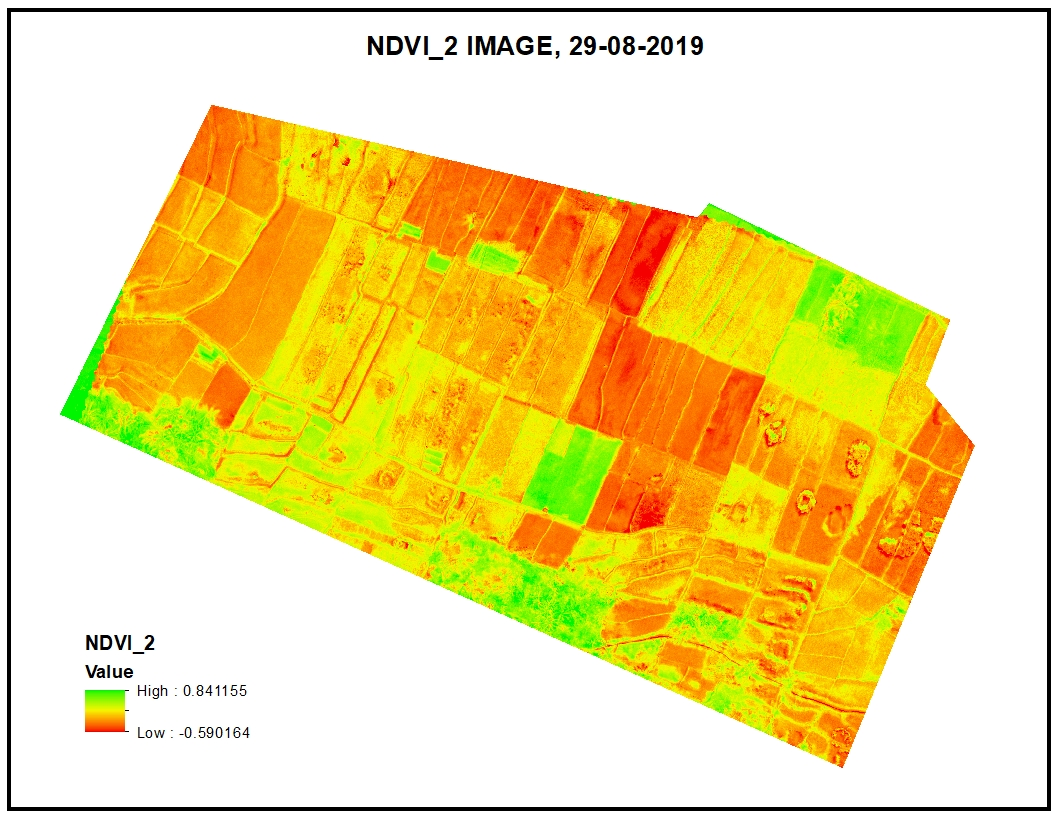
#> input picture data/NDVI_2.jpg, 1056 x 816 px
$ python find_contour.py -i ../data/NDVI_2.jpg   (older library calls are emulated)
#> lines starting #> are read from the running program, lines starting #| are printed output that depends on the picture; after the words box and inside, x2 and y2 are one past the last pixel; in counts of white or black regions, pixels touching at a corner belong together
# USAGE
# python find_contour.py -i ../data/NDVI_2.jpg

# change image to binary
# get contour
# find boundary - paddy field frame
# mask

# import packages
import numpy as np
import argparse
import cv2
import imutils

# references
# https://www.learnopencv.com/applications-of-foreground-background-separation-with-semantic-segmentation/
# https://www.codepasta.com/computer-vision/2016/11/06/background-segmentation-removal-with-opencv.html


def detect_edge(channel):
	sobelX = cv2.Sobel(channel, cv2.CV_64F, dx=1, dy=0)
	sobelY = cv2.Sobel(channel, cv2.CV_64F, dx=0, dy=1)

	sobelX = cv2.convertScaleAbs(sobelX)
	sobelY = cv2.convertScaleAbs(sobelY)

	sobel = cv2.addWeighted(sobelX, 0.5, sobelY, 0.5, 0)
	return sobel

# construct argument parse and parse command line
ap =  argparse.ArgumentParser()
ap.add_argument("-i", "--image", required=True, help="Path to the image")
args = vars(ap.parse_args())

# load image and convert to grayscale
image = cv2.imread(args["image"])
#> image is the input picture: shape (816, 1056, 3); mean B, G, R 147.2, 220.9, 240.1
gray = cv2.cvtColor(image, cv2.COLOR_BGR2GRAY)

blurred = cv2.GaussianBlur(gray, (9, 9), 0)
edgeImg = detect_edge(blurred)


# binary
(t, binary) = cv2.threshold(edgeImg, 20, 255, cv2.THRESH_BINARY_INV)
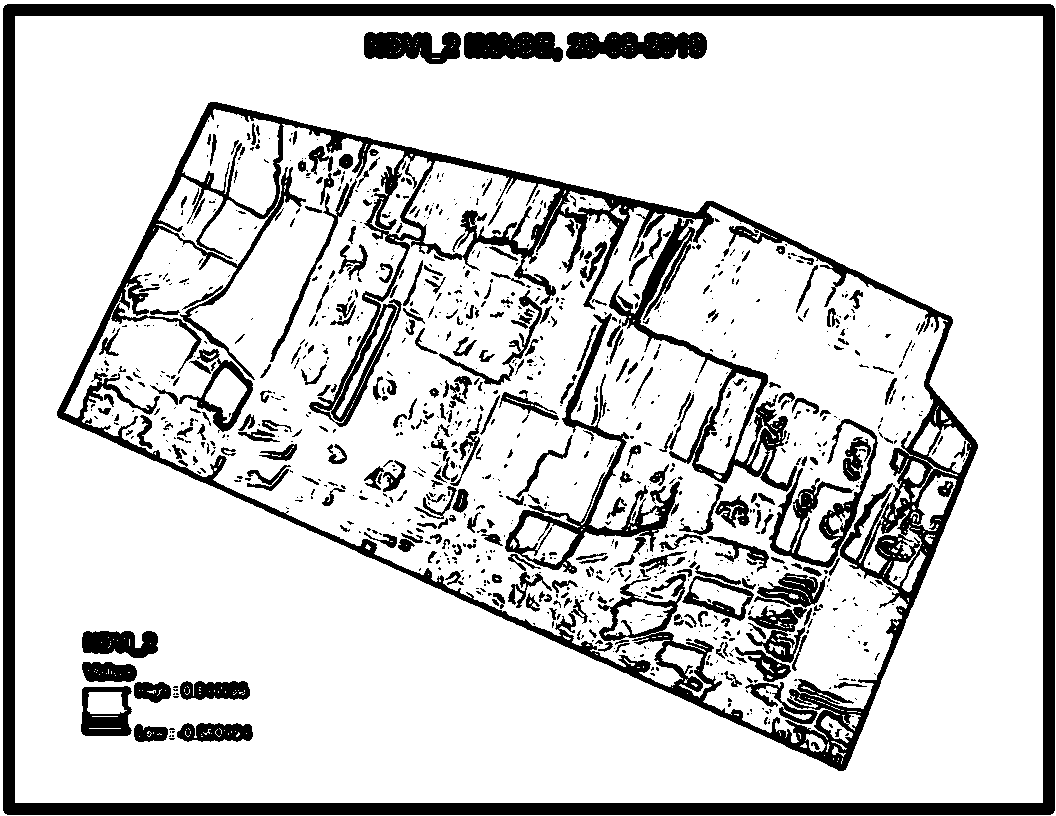
#> binary: shape (816, 1056); 81.9% white; 1103 black regions (764 under 20 px)
# cv2.imshow("Binary", binary)

# dilate
dilated = binary.copy()
for i in range(0, 3):
	cv2.dilate(dilated, None, iterations = i + 1)

# [8 lines of commented-out code are left out]

cnts = cv2.findContours(dilated, cv2.RETR_LIST, cv2.CHAIN_APPROX_SIMPLE)
#> cnts = 1705 contours, 1201 with area under 20; largest, box (x1, y1, x2, y2) and area: (0, 0, 1056, 816) 859825, (2, 3, 1056, 816) 854996, (15, 16, 1043, 803) 807222, (56, 101, 979, 772) 357456, (64, 124, 948, 743) 287984
cnts = imutils.grab_contours(cnts)
# cv2.drawContours(image, cnts, -1, (255, 0, 0), 2)
print("1st contour: {}".format(cnts[0].shape))
#| 1st contour: (1, 1, 2)

mask_boundaries = []

for (i, c) in enumerate(cnts):
	# print("Drawing contour #{}".format(i + 1))
	cv2.drawContours(image, [c], -1, (255, 0, 0), 2)
	# print("3rd contour: {}".format(c[0]))
	area = cv2.contourArea(c)
	if area > 300000.0 and area < 500000.0:
		# cv2.drawContours(image, [c], -1, (255, 0, 0), 2)
		# print("Drawing contour #{}".format(i + 1))
		# print("Area {}".format(area))
		mask_boundaries.append(c)
#> this loop made 1705 passes
#> area on passes 6, 9, 16: 33, 51, 207.5
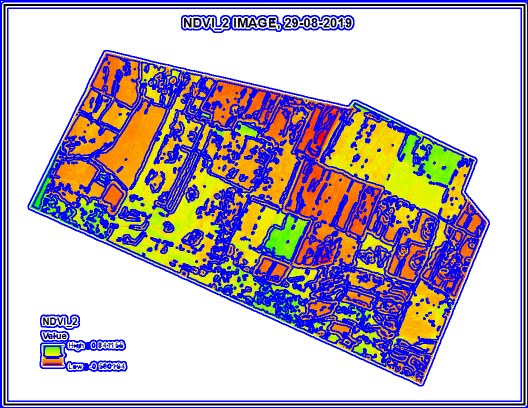
#> image: shape (816, 1056, 3) (shown at 1/2 size); mean B, G, R 191.9, 176.9, 187.3
#> after the loop, mask_boundaries = 1 contour; box (x1, y1, x2, y2) and area: (56, 101, 979, 772) 357456
		# print(c.dtype)

# cv2.imshow("Contours", image)
# cv2.waitKey(0)

# mask
mask = np.zeros(image.shape[:2], dtype="uint8")
cv2.fillPoly(mask, [mask_boundaries[0]], 255)
#> mask: shape (816, 1056); 41.6% white; 1 white region
masked = cv2.bitwise_and(image, image, mask=mask)

# cv2.imshow("Masked", masked)
# cv2.waitKey(0)

# cv2.imwrite("NDVI.jpg", masked)

# now we have our POI, get to work
gray_masked = cv2.cvtColor(masked, cv2.COLOR_BGR2GRAY)
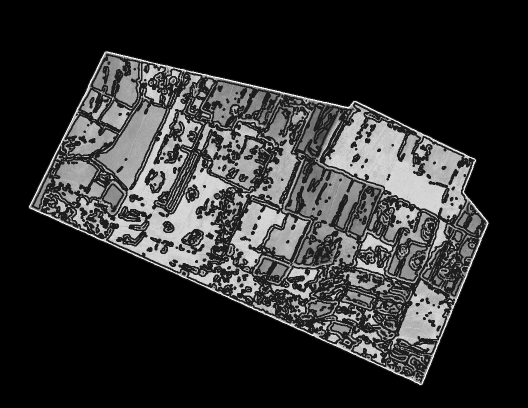
#> gray_masked: shape (816, 1056) (shown at 1/2 size); min 0, max 255, mean 47.6
blurred_masked = cv2.GaussianBlur(gray_masked, (3, 3), 0)

cont = cv2.findContours(blurred_masked, cv2.RETR_LIST, cv2.CHAIN_APPROX_SIMPLE)
#> cont = 1 contour; box (x1, y1, x2, y2) and area: (55, 100, 980, 773) 360716
cont = imutils.grab_contours(cont)
print("2nd contour: {}".format(cont[0].shape))
#| 2nd contour: (1750, 1, 2)

cv2.drawContours(image, cont, -1, (255, 0, 0), 2)
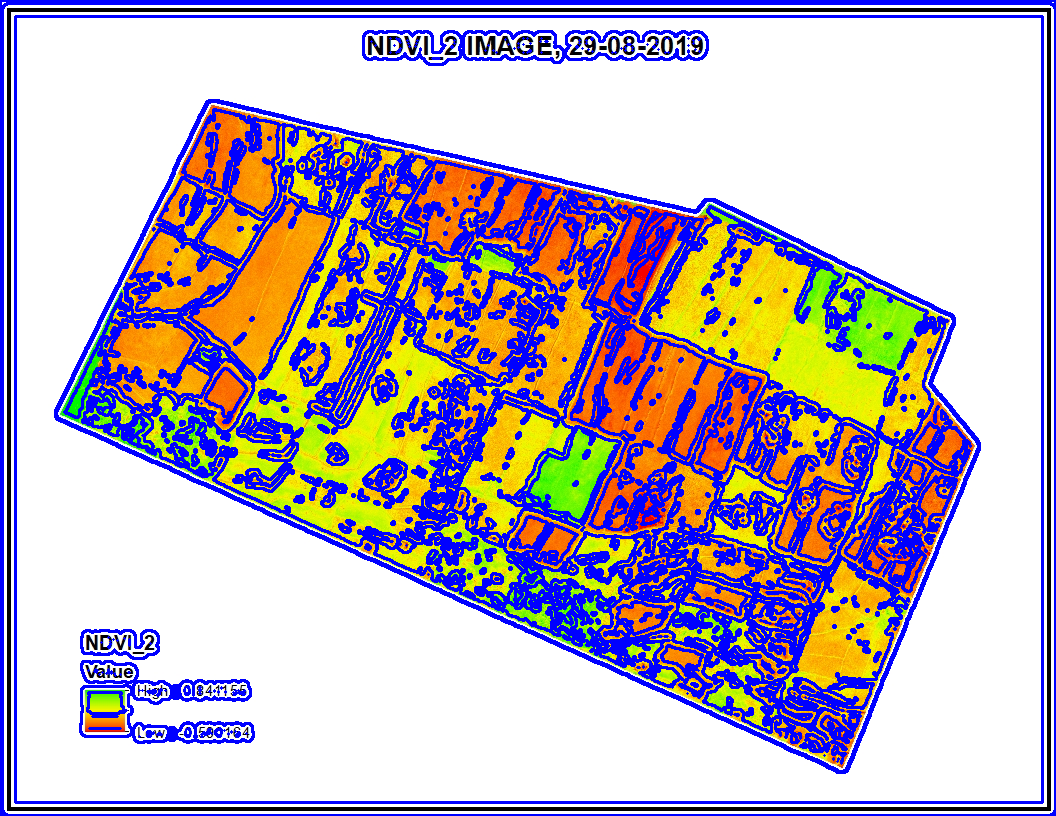
#> image: shape (816, 1056, 3); 0.38% of pixels changed, all inside (x1, y1, x2, y2) = (54, 99, 981, 774)

cv2.imshow("Window", masked)
cv2.waitKey(0)
cv2.imwrite("result.jpg", masked)


# significant_contour = get_significant_contours(edgeImg)
# print("Found {} contours".format(len(significant_contour)))

# # get smallest contour - the actual paddy field we're interested in
# # cv2.drawContours(image, significant_contour[0], -1, (255, 0, 0), 2)

# # contour smoothing
# # epsilon = 0.1 * cv2.arcLength(significant_contour[0], True)
# # approx = cv2.approxPolyDP(significant_contour[0], epsilon, True)
# # significant_contour[0] = approx

# # for i in significant_contour:
# # 	print(i[0].shape)

# # dilate
# dilated = significant_contour[0][0].copy().astype(np.uint8)
# dilated = cv2.GaussianBlur(dilated, (9, 9), 0)
# # cv2.dilate(dilated, None, 3)
# # dilated = dilated[:,0]
# # print(a.dtype)
# # print(image.dtype)
# print("Dilated :{}".format(dilated.shape))
# print("Image: {}".format(image.shape))
# print(gray.shape)

# ne = []
# for i in dilated:
# 	# print(i[0])
# 	ne.append(i[0])

# # print(len(ne))

# # print(dilated[0][0].shape)
# # print(dilated[0])
# # mask
# mask = edgeImg.copy()
# mask[mask > 0] = 0
# # cv2.rectangle(mask, (2,4), (150, 200), (255, 255,255), -1)
# cv2.fillConvexPoly(mask, np.int32(ne), 255)
# mask = np.logical_not(mask)
# image[mask] = 0


# # show output
# cv2.imshow("All Contours", image)
# cv2.waitKey(0)

# # first parameter = image to threshold
# # second parameter = threshold value
# # third parameter = value if greater than threshold
# (T, thresh) = cv2.threshold(blurred, 200, 255, cv2.THRESH_BINARY_INV)
# processed = cv2.bitwise_and(gray, gray, mask=thresh)
# # cv2.imshow("Processed", processed)

# # find all contours
# # cnts = cv2.findContours(gray.copy(), cv2.RETR_LIST, cv2.CHAIN_APPROX_SIMPLE)
# cnts = cv2.findContours(blurred, cv2.RETR_EXTERNAL, cv2.CHAIN_APPROX_SIMPLE)
# cnts = imutils.grab_contours(cnts)
# clone = image.copy()
# cv2.drawContours(clone, cnts, -1, (255, 0, 0), 2)
# print("Found {} contours".format(len(cnts)))

# for (i, c) in enumerate(cnts):
# 	area = cv2.contourArea(c)
# 	print("Area {}".format(area))

# # show output
# cv2.imshow("All Contours", clone)
# cv2.waitKey(0)

$ run again, with data/NGRDI.jpg copied over data/NDVI_2.jpg
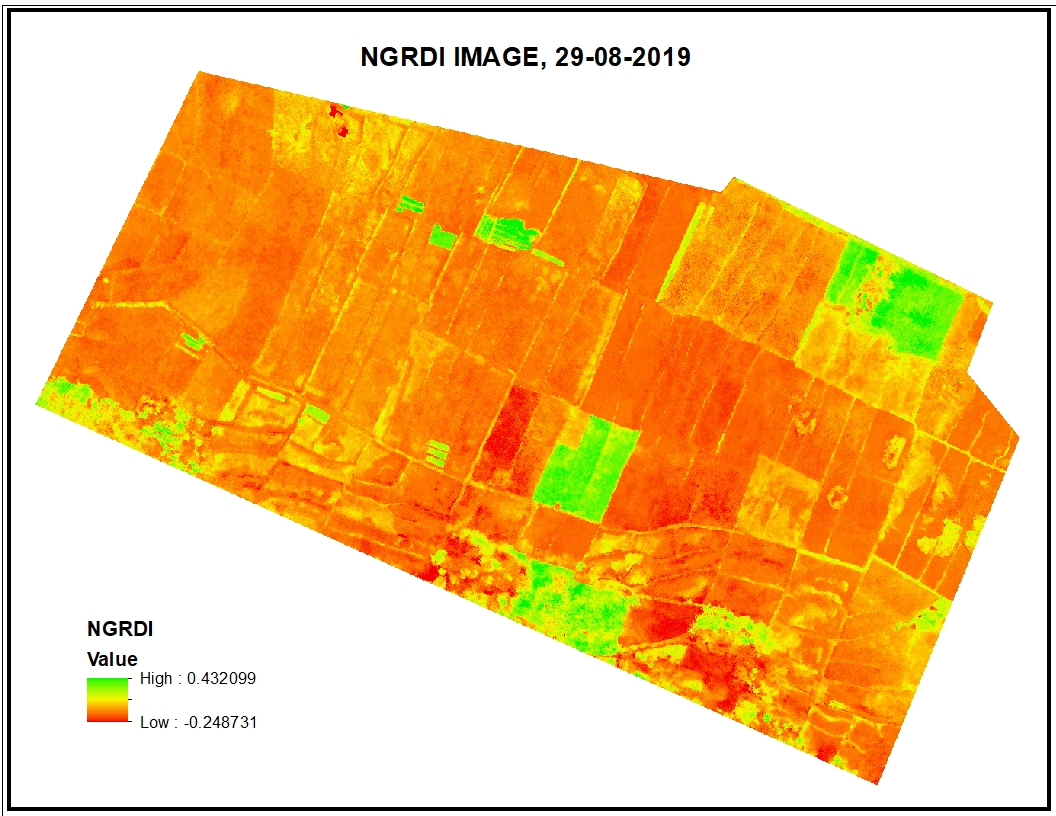
#> input picture data/NGRDI.jpg, 1056 x 816 px
#> image is the input picture: shape (816, 1056, 3); mean B, G, R 130.3, 197.1, 242.1
#> `(t, binary) = cv2.threshold(edgeImg, 20, 255, cv2.THRESH_BINARY_INV)`:
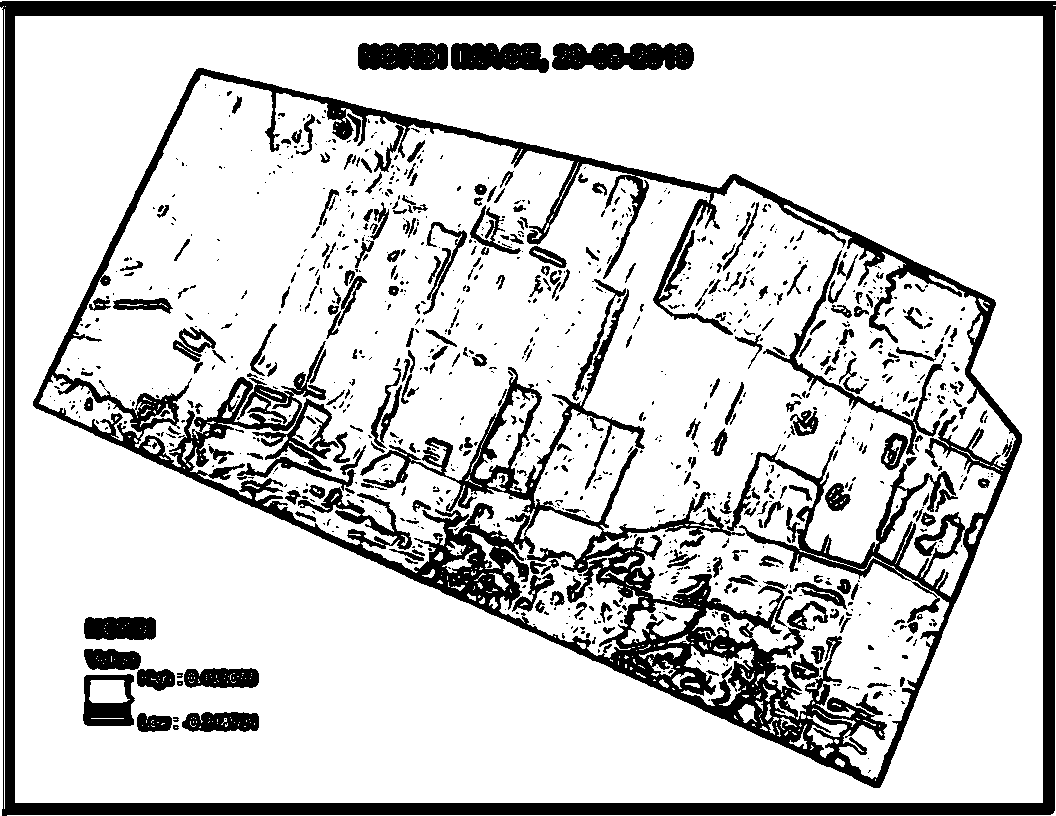
#> binary: shape (816, 1056); 80.2% white; 1076 black regions (768 under 20 px)
#> cnts = 1734 contours, 1236 with area under 20; largest, box (x1, y1, x2, y2) and area: (15, 16, 1043, 803) 807222, (32, 67, 1023, 789) 413462, (55, 75, 1016, 779) 318053, (551, 42, 695, 71) 3468, (762, 249, 944, 456) 2566
#| 1st contour: (2, 1, 2)
#> the loop `for (i, c) in enumerate(cnts): # print("Drawing contour #{}".format(i ..` made 1734 passes
#> area on passes 5, 21, 24: 44.5, 34.5, 75
#> after the loop `for (i, c) in enumerate(cnts):`: mask_boundaries = 2 contours; box (x1, y1, x2, y2) and area: (32, 67, 1023, 789) 413462, (55, 75, 1016, 779) 318053
#> mask: shape (816, 1056); 37.8% white; 1 white region
#> cont = 460 contours, 373 with area under 20; largest, box (x1, y1, x2, y2) and area: (54, 74, 1017, 780) 359901, (458, 379, 542, 512) 4549, (876, 464, 923, 544) 972, (797, 529, 896, 569) 624, (914, 513, 965, 559) 601
#| 2nd contour: (6, 1, 2)
#> `cv2.drawContours(image, cont, -1, (255, 0, 0), 2)`:
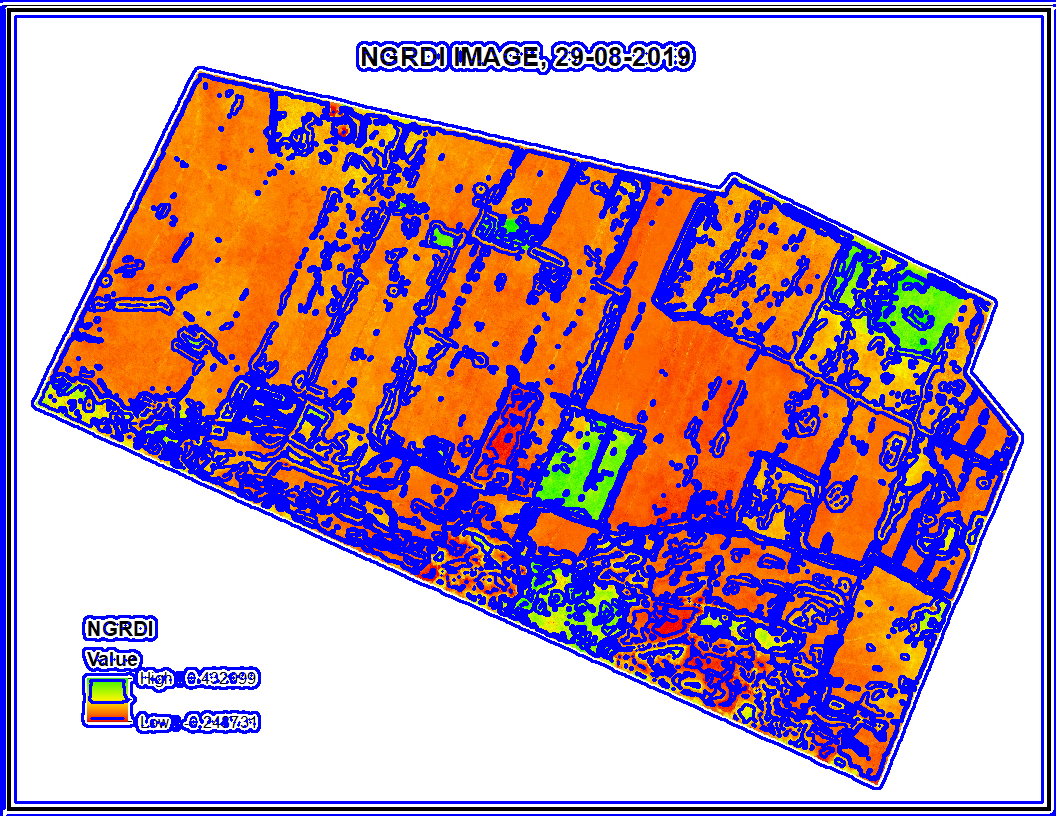
#> image: shape (816, 1056, 3); mean B, G, R 181, 154.8, 183.4
